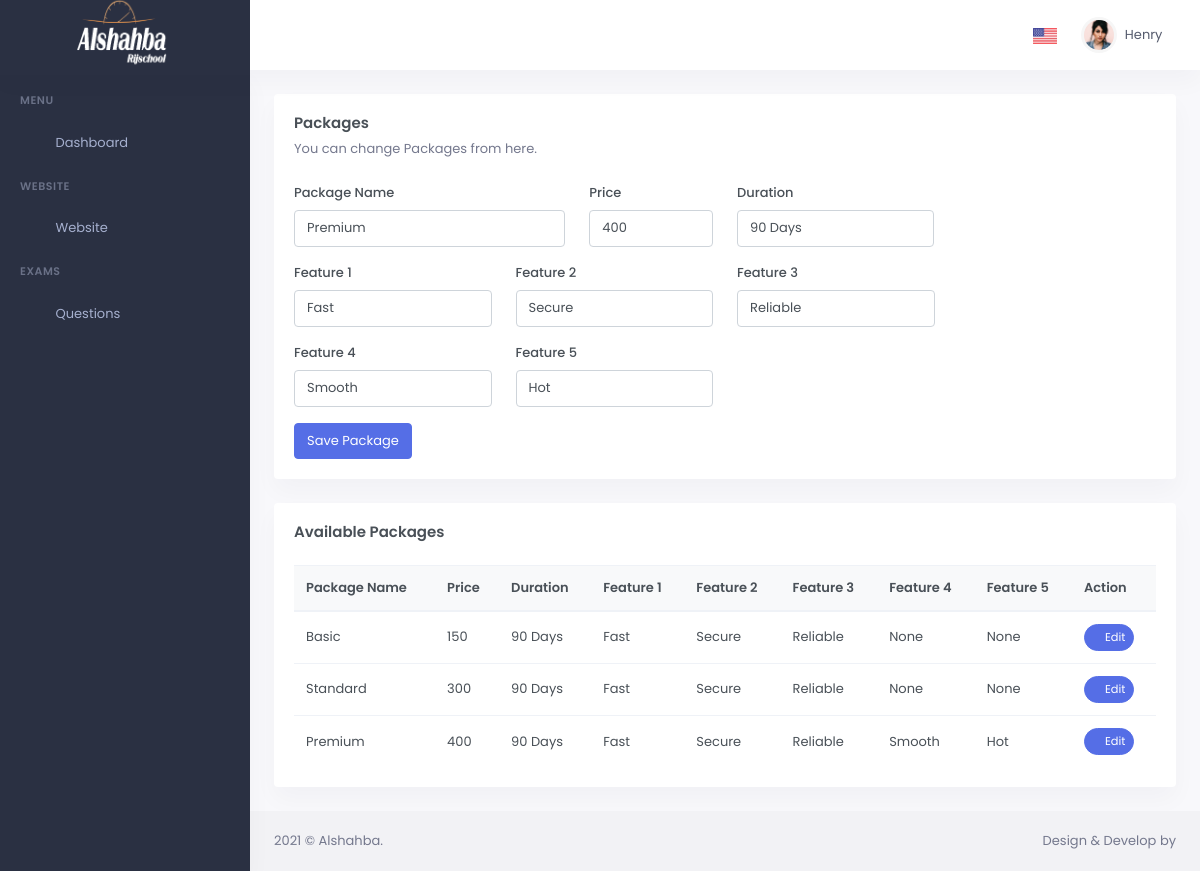
The app's page /package/3/update/ with its own data.
### wsite/models.py (models this page shows, shortened)
class Package(models.Model):
    package_name = models.CharField(max_length=200)
    price = models.IntegerField()
    duration = models.CharField(max_length=100)
    feature_1 = models.CharField(max_length=200)
    feature_2 = models.CharField(max_length=200)
    feature_3 = models.CharField(max_length=200)
    feature_4 = models.CharField(max_length=200, null=True, blank=True)
    feature_5 = models.CharField(max_length=200, null=True, blank=True)
    class Meta:
        verbose_name = "Packages"
        verbose_name_plural = "Packages"

### wsite/views.py (the view, shortened to what this page needs)
# urls.py: path('package/<int:package_id>/update/', views.update_package, name="update_package"),
def update_package(request, package_id):
    package = ""
    all_package = Package.objects.all()
    try:
        package = Package.objects.get(id=package_id)
    except:
        print("error")
    context = {
        "package": package,
        "packages": all_package,
    }
    return render(request, template_name="wsite/admin/packages.html", context=context)

### templates/wsite/admin/packages.html (shortened to what this page needs)
{% extends 'bases/admin_base.html' %}
{% load static %}
{% block body_content %}
    <div class="row">
        <div class="col-xl-12">
            <div class="card">
                <div class="card-body">
                    <h4 class="card-title">Packages</h4>
                    <p class="card-title-desc">You can change Packages from here.</p>
                    <form method="post" class="needs-validation" novalidate>
                        <div class="row">
                            <div class="col-md-4">
                                <div class="form-group">
                                    <label for="package_name">Package Name</label>
                                    <input type="text" class="form-control" id="package_name" name="package_name"
                                        value="{{ package.package_name }}"   placeholder="Package Name" required>
                                </div>
                            </div>
                            <div class="col-md-2">
                                <div class="form-group">
                                    <label for="price">Price</label>
                                    <input type="number" class="form-control" id="price"
                                           name="price" value="{{ package.price }}"
                                           placeholder="Price" required>
                                </div>
                            </div>
                            <div class="col-md-3">
                                <div class="form-group">
                                    <label for="duration">Duration</label>
                                    <input type="text" class="form-control" id="duration" name="duration"
                                           placeholder="Duration" value="{{ package.duration }}"
                                           required>
                                </div>
                            </div>
                        </div>
                        <div class="row">
                            <div class="col-md-3">
                                <div class="form-group">
                                    <label for="feature_1">Feature 1</label>
                                    <input type="text" class="form-control" name="feature_1" id="feature_1"
                                           placeholder="Feature 1" value="{{ package.feature_1 }}"
                                           required>
                                </div>
                            </div>
                            <div class="col-md-3">
                                <div class="form-group">
                                    <label for="feature_2">Feature 2</label>
                                    <input type="text" class="form-control" name="feature_2" id="feature_2"
                                           placeholder="Feature 2" value="{{ package.feature_2 }}"
                                           required>
                                </div>
                            </div>
                            <div class="col-md-3">
                                <div class="form-group">
                                    <label for="feature_3">Feature 3</label>
                                    <input type="text" class="form-control" name="feature_3" id="feature_3"
                                           placeholder="Feature 3" value="{{ package.feature_3 }}"
                                           required>
                                </div>
                            </div>
                        </div>
                        <div class="row">
                            <div class="col-md-3">
                                <div class="form-group">
                                    <label for="feature_4">Feature 4</label>
                                    <input type="text" class="form-control" name="feature_4" id="feature_4" value="{{ package.feature_4|default_if_none:"" }}"
                                           placeholder="Feature 4">
                                </div>
                            </div>
                            <div class="col-md-3">
                                <div class="form-group">
                                    <label for="feature_5">Feature 5</label>
                                    <input type="text" class="form-control" name="feature_5" id="feature_5" value="{{ package.feature_5|default_if_none:"" }}"
                                           placeholder="Feature 5">
                                </div>
                            </div>
                        </div>
                        <button class="btn btn-primary" type="submit">Save Package</button>
                    </form>
                </div>
            </div>
        </div>
    </div>
    <div class="row">
        <div class="col-lg-12">
            <div class="card">
                <div class="card-body">
                    <h4 class="card-title mb-4">Available Packages</h4>
                    <div class="table-responsive">
                        <table class="table table-centered table-nowrap mb-0">
                            <thead class="thead-light">
                            <tr>
                                <th>Package Name</th>
                                <th>Price</th>
                                <th>Duration</th>
                                <th>Feature 1</th>
                                <th>Feature 2</th>
                                <th>Feature 3</th>
                                <th>Feature 4</th>
                                <th>Feature 5</th>
                                <th>Action</th>
                            </tr>
                            </thead>
                            <tbody>
                            {% for data in packages %}
                              <tr>
                                <td>{{ data.package_name }}</td>
                                <td>{{ data.price }}</td>
                                <td>{{ data.duration}}</td>
                                <td>{{ data.feature_1 }}</td>
                                <td>{{ data.feature_2 }}</td>
                                <td>{{ data.feature_3 }}</td>
                                <td>{{ data.feature_4 }}</td>
                                <td>{{ data.feature_5 }}</td>
                                <td>
                                    <a href="{% url 'update_package' data.id %}" class="btn btn-primary btn-sm btn-rounded waves-effect waves-light">
                                        <i class="fa fa-pencil-alt"></i> Edit
                                    </a>
                                </td>
                            </tr>
                            {% endfor %}
                            </tbody>
                        </table>
                    </div>
                </div>
            </div>
        </div>
    </div>
{% endblock body_content %}

### records on screen
Package: package_name "Premium", price "400", duration "90 Days", feature_1 "Fast", feature_2 "Secure", feature_3 "Reliable", feature_4 "Smooth", feature_5 "Hot"
Package: package_name "Basic", price "150", duration "90 Days", feature_1 "Fast", feature_2 "Secure", feature_3 "Reliable", feature_4 "None", feature_5 "None"
Package: package_name "Standard", price "300", duration "90 Days", feature_1 "Fast", feature_2 "Secure", feature_3 "Reliable", feature_4 "None", feature_5 "None"
